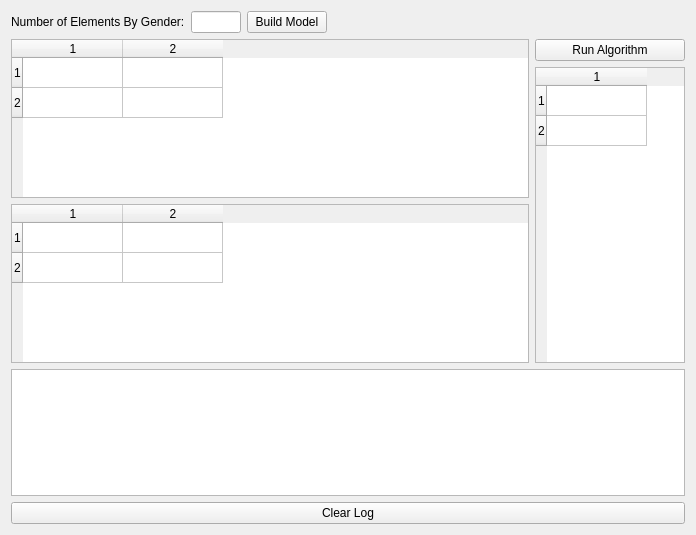
<?xml version="1.0" encoding="UTF-8"?>
<ui version="4.0">
 <class>frmPerfectMatching</class>
 <widget class="QWidget" name="frmPerfectMatching">
  <property name="geometry">
   <rect>
    <x>0</x>
    <y>0</y>
    <width>696</width>
    <height>535</height>
   </rect>
  </property>
  <property name="minimumSize">
   <size>
    <width>660</width>
    <height>535</height>
   </size>
  </property>
  <property name="windowTitle">
   <string>Form</string>
  </property>
  <layout class="QVBoxLayout" name="verticalLayout_2">
   <item>
    <layout class="QHBoxLayout" name="horizontalLayout">
     <property name="sizeConstraint">
      <enum>QLayout::SetMaximumSize</enum>
     </property>
     <item>
      <widget class="QLabel" name="label">
       <property name="text">
        <string>Number of Elements By Gender:</string>
       </property>
      </widget>
     </item>
     <item>
      <widget class="QLineEdit" name="txtSize">
       <property name="maximumSize">
        <size>
         <width>50</width>
         <height>16777215</height>
        </size>
       </property>
       <property name="inputMask">
        <string>0000</string>
       </property>
      </widget>
     </item>
     <item>
      <widget class="QPushButton" name="cmdBuildModel">
       <property name="text">
        <string>Build Model</string>
       </property>
      </widget>
     </item>
     <item>
      <spacer name="horizontalSpacer">
       <property name="orientation">
        <enum>Qt::Horizontal</enum>
       </property>
       <property name="sizeHint" stdset="0">
        <size>
         <width>40</width>
         <height>20</height>
        </size>
       </property>
      </spacer>
     </item>
    </layout>
   </item>
   <item>
    <layout class="QHBoxLayout" name="horizontalLayout_2">
     <item>
      <layout class="QVBoxLayout" name="verticalLayout">
       <item>
        <widget class="QTableWidget" name="tblManPref">
         <property name="rowCount">
          <number>2</number>
         </property>
         <property name="columnCount">
          <number>2</number>
         </property>
         <row/>
         <row/>
         <column/>
         <column/>
        </widget>
       </item>
       <item>
        <widget class="QTableWidget" name="tblWomanPref">
         <property name="rowCount">
          <number>2</number>
         </property>
         <property name="columnCount">
          <number>2</number>
         </property>
         <row/>
         <row/>
         <column/>
         <column/>
        </widget>
       </item>
      </layout>
     </item>
     <item>
      <layout class="QVBoxLayout" name="lytResult">
       <property name="sizeConstraint">
        <enum>QLayout::SetFixedSize</enum>
       </property>
       <item>
        <widget class="QPushButton" name="pushButton">
         <property name="maximumSize">
          <size>
           <width>150</width>
           <height>16777215</height>
          </size>
         </property>
         <property name="text">
          <string>Run Algorithm</string>
         </property>
        </widget>
       </item>
       <item>
        <widget class="QTableWidget" name="tblMatch">
         <property name="minimumSize">
          <size>
           <width>150</width>
           <height>0</height>
          </size>
         </property>
         <property name="maximumSize">
          <size>
           <width>150</width>
           <height>16777215</height>
          </size>
         </property>
         <property name="rowCount">
          <number>2</number>
         </property>
         <property name="columnCount">
          <number>1</number>
         </property>
         <row/>
         <row/>
         <column/>
        </widget>
       </item>
      </layout>
     </item>
    </layout>
   </item>
   <item>
    <widget class="QTextEdit" name="txtLog">
     <property name="font">
      <font>
       <family>Courier</family>
       <pointsize>10</pointsize>
      </font>
     </property>
     <property name="lineWrapMode">
      <enum>QTextEdit::NoWrap</enum>
     </property>
     <property name="readOnly">
      <bool>true</bool>
     </property>
    </widget>
   </item>
   <item>
    <widget class="QPushButton" name="cmdClear">
     <property name="text">
      <string>Clear Log</string>
     </property>
    </widget>
   </item>
  </layout>
 </widget>
 <resources/>
 <connections/>
</ui>
